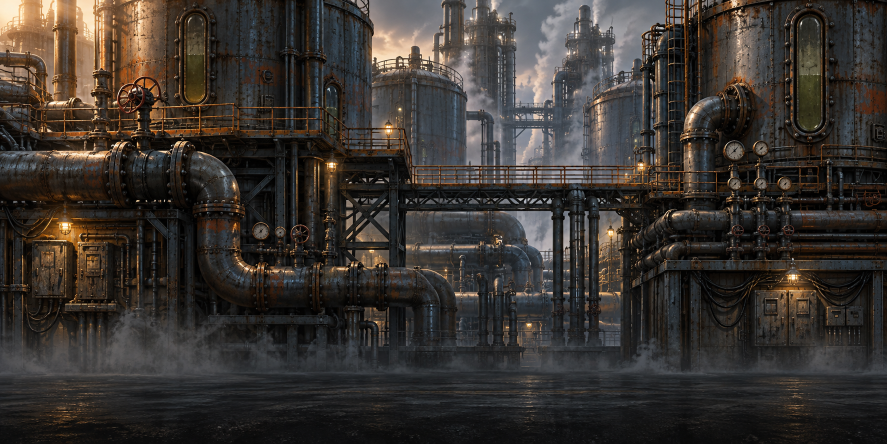
#> input picture docs/design/evolution/sources/heap-background-generated.png, 1774 x 887 px (shown at 1/2 size)
$ python export_heap_art.py
#> lines starting #> are read from the running program, lines starting #| are printed output that depends on the picture
### scripts/art/export_rig_atlases.py
#!/usr/bin/env python3
"""Reproducible, topology-aware extraction of the approved generated mechanical rig sheets.

The input checkerboards are baked RGB, not transparency. Neutral/bright pixels are only
background when reachable from a cell border or an explicitly inspected aperture seed.
Enclosed ivory armor and metal highlights are therefore retained. A narrow silhouette matte
gets subpixel coverage and nearest interior RGB to remove baked checkerboard edge spill.
Original sources are never written. See the generated provenance and black/white/color proofs.

Requires Python 3.10+, Pillow, numpy and scipy.
Run from any directory: python scripts/art/export_rig_atlases.py
"""
from __future__ import annotations

import argparse
import hashlib
import json
from dataclasses import dataclass, field
from pathlib import Path

import numpy as np
from PIL import Image, ImageDraw, ImageFilter, ImageFont
from scipy import ndimage as ndi


ROOT = Path(__file__).resolve().parents[2]
SOURCE_DIR = ROOT / "docs/design/evolution/sources"
EXPECTED_SIZE = (1774, 887)


@dataclass(frozen=True)
class Part:
    name: str
    anchor: tuple[int, int]
    sockets: dict[str, tuple[int, int]] = field(default_factory=dict)
    holes: tuple[tuple[int, int], ...] = ()


# Coordinates refer to the unmodified 1774x887 source sheet. Joint endpoints are visible metal
# bearing centers, not arbitrary crop corners. Direction is preserved; no limb is straightened.
RIGS = {
    "repair": {
        "source": "repair-rig-generated.png",
        "alternatives": ["repair-alpha-retry.png"],
        "direction": "right; limbs hang downward; scarf collar right, tails left; cannon muzzle right",
        "parts": [
            Part("head", (237, 239), {"neck": (274, 343), "visor": (306, 233),
                 "visor-top-left": (244, 159), "visor-bottom-right": (372, 303)}, ((290, 138),)),
            Part("torso", (664, 238), {"neck": (690, 111), "shoulder": (581, 184), "hip": (632, 347)}),
            Part("upper-arm", (1085, 120), {"distal": (1093, 347)}),
            Part("forearm", (1537, 126), {"distal": (1574, 321)}),
            Part("thigh", (174, 533), {"distal": (203, 779)}),
            Part("shin", (605, 515), {"distal": (678, 823), "ankle": (604, 735),
                 "heel": (570, 829), "toe": (770, 833)}),
            Part("cannon", (1280, 632), {"muzzle": (1280, 632), "grip": (988, 715), "support-grip": (1127, 665)}, ((1028, 690), (1038, 592), (1011, 696))),
            Part("scarf", (1678, 601), {"tail": (1400, 713)}, ((1413, 555), (1391, 590),
                 (1388, 682), (1405, 691), (1383, 697), (1429, 726), (1407, 728), (1400, 734), (1419, 741))),
        ],
    },
    "hostiles": {
        "source": "hostiles-rig-generated.png",
        "alternatives": ["hostiles-alpha-retry.png"],
        "direction": "left; bug-upper hip right and elbow left; other limbs proximal top; debt boot toe left",
        "parts": [
            Part("bug-body", (234, 228), holes=((274, 311),)),
            Part("bug-upper", (827, 163), {"distal": (562, 251)}, ((757, 208), (751, 140))),
            Part("bug-lower", (1138, 64), {"distal": (1133, 415)}, ((1127, 177), (1135, 113))),
            Part("debt-body", (1552, 226), {"hip": (1538, 414), "shoulder-left": (1390, 258), "shoulder-right": (1688, 215)}, ((1641, 369),)),
            Part("debt-arm", (327, 500), {"distal": (162, 799)}, ((330, 557), (342, 539))),
            Part("debt-leg", (763, 494), {"distal": (665, 849)}, ((726, 569), (736, 546))),
            Part("legacy-core", (1110, 647), {"reactor": (1110, 647)}, ((950, 604), (1268, 592),
                 (950, 783), (1261, 785), (986, 780), (1229, 781), (1008, 505), (1183, 483),
                 (1263, 648), (957, 653))),
            Part("node", (1548, 684), {"socket": (1548, 684)}, ((1571, 547),)),
        ],
    },
}


def sha256(path: Path) -> str:
    return hashlib.sha256(path.read_bytes()).hexdigest()


def to_json_point(point: tuple[int, int], offset: tuple[int, int]) -> list[int]:
    return [point[0] - offset[0], point[1] - offset[1]]


# [87 lines left out: function extract, not called in this run]


def font(size: int):
    for name in ["C:/Windows/Fonts/arial.ttf", "DejaVuSans.ttf"]:
        try:
            return ImageFont.truetype(name, size)
        except OSError:
            pass
    return ImageFont.load_default()


# [95 lines left out: functions proof_sheet, export_rig, main, not called in this run]


# [2 lines that do not run on import are left out]

### scripts/art/export_heap_art.py
#!/usr/bin/env python3
"""Export the inspected Heap panorama and machines, preserving generated source files.

The panorama remains a separate opaque RGB atlas. The generated machines already have true
alpha, so their RGB and alpha are retained without a background matte or defringing. Requires
Python 3.10+, Pillow, numpy and scipy. No imaging dependency is used by the Java runtime.
"""
from __future__ import annotations

import argparse
import json
import platform
import sys
from dataclasses import dataclass
from pathlib import Path

sys.dont_write_bytecode = True

import numpy as np
import scipy
from PIL import Image, ImageDraw

from export_rig_atlases import Part, font, sha256

ROOT = Path(__file__).resolve().parents[2]
SOURCES = ROOT / "docs/design/evolution/sources"
MAX_EDGE = 768


@dataclass(frozen=True)
class InspectedPart:
    part: Part
    cell: tuple[int, int, int, int]
    anchor_meaning: str
    bottom_anchor: bool = False
    center_anchor: bool = False
    protected: tuple[tuple[str, tuple[int, int]], ...] = ()


# Changing a source requires re-inspecting these cells, joints, apertures and metal samples.
ACTOR_SIZE = (1448, 1086)
PARTS = (
    InspectedPart(Part("boss-shell", (520, 1050),
                       {"core": (520, 508), "core-left": (386, 508), "core-right": (647, 508),
                        "fan": (522, 88)},
                       ((387, 66), (652, 65), (130, 280), (916, 280), (431, 942), (612, 942))),
                  (0, 0, 1040, 1086), "bottom center; core and fan sockets retain source geometry",
                  bottom_anchor=True,
                  protected=(("piston-silver", (283, 313)), ("orange-armor-light", (412, 221)),
                             ("exhaust-silver", (498, 965)), ("dark-core-material", (520, 508)))),
    InspectedPart(Part("leak-body", (1245, 495),
                       {"core": (1245, 270), "eye": (1106, 232), "flow": (1320, 270)},
                       ((1210, 115), (1360, 381))),
                  (1040, 60, 1448, 510), "bottom center of floating body; no floor-contact shadow",
                  bottom_anchor=True,
                  protected=(("red-eye", (1106, 232)), ("reservoir-glass", (1320, 270)),
                             ("top-brass", (1245, 89)))),
    InspectedPart(Part("shutter", (1250, 785)), (1160, 530, 1345, 1040),
                  "center; renderer mirrors this plate for a matching pair", center_anchor=True,
                  protected=(("red-strip", (1198, 767)), ("edge-metal", (1181, 665)))),
)


def coverage(image: Image.Image) -> dict:
    alpha = np.asarray(image)[:, :, 3]
    result = {
        "size": list(image.size), "alpha_bbox": list(image.getbbox()),
        "alpha_zero_pixels": int(np.count_nonzero(alpha == 0)),
        "alpha_soft_pixels": int(np.count_nonzero((alpha > 0) & (alpha < 255))),
        "alpha_opaque_pixels": int(np.count_nonzero(alpha == 255)),
        "alpha_high_coverage_pixels": int(np.count_nonzero(alpha >= 248)),
        "corner_alpha": [int(alpha[y, x]) for y, x in [(0, 0), (0, -1), (-1, 0), (-1, -1)]],
    }
    if (image.getbbox() != (1, 1, image.width - 1, image.height - 1)
            or any(result["corner_alpha"]) or not result["alpha_soft_pixels"]
            or not result["alpha_high_coverage_pixels"]):
        raise ValueError("Cutout must have a tight alpha bbox, a 1px transparent guard and soft/high coverage")
    return result


def prepare(source: Image.Image, item: InspectedPart):
    if source.mode != "RGBA" or np.asarray(source)[:, :, 3].min() != 0:
        raise ValueError("The inspected Heap source must retain its genuine RGBA transparency")
    cell = source.crop(item.cell)
    bbox = cell.getbbox()
    if bbox is None:
        raise ValueError(item.part.name + ": empty source cell")
    raw = cell.crop(bbox)
    offset = (item.cell[0] + bbox[0], item.cell[1] + bbox[1])

    def local(point):
        return [point[0] - offset[0], point[1] - offset[1]]

    info = {"name": item.part.name, "source_cell": list(item.cell),
            "source_crop": [*offset, offset[0] + raw.width, offset[1] + raw.height],
            "size": list(raw.size), "anchor": local(item.part.anchor),
            "sockets": {name: local(point) for name, point in item.part.sockets.items()},
            "rgba_unchanged_before_resampling": np.array_equal(np.asarray(raw), np.asarray(source)[
                offset[1]:offset[1] + raw.height, offset[0]:offset[0] + raw.width]),
            "apertures": []}
    for point in item.part.holes:
        original_alpha = source.getpixel(point)[3]
        if original_alpha > 8:
            raise ValueError(f"{item.part.name}: inspected transparent aperture {point} is not open")
        info["apertures"].append({"source": list(point), "frame": local(point), "source_alpha": original_alpha})
    protected = []
    for name, point in item.protected:
        local = (point[0] - info["source_crop"][0], point[1] - info["source_crop"][1])
        before, after = source.getpixel(point), raw.getpixel(local)
        if after[3] < 248 or tuple(before) != tuple(after):
            raise ValueError(f"{item.part.name}: protected {name} was removed or changed")
        protected.append({"name": name, "source": list(point), "source_rgba": list(before),
                          "pre_resample_rgba": list(after), "frame_before_resampling": list(local)})
    scale = min(1.0, MAX_EDGE / max(raw.size))
    resized = (raw.resize((round(raw.width * scale), round(raw.height * scale)), Image.Resampling.LANCZOS)
               if scale < 1 else raw)
    sx, sy = resized.width / raw.width, resized.height / raw.height
    bbox = resized.getbbox()
    if bbox is None:
        raise ValueError(item.part.name + ": empty cutout")
    cropped = resized.crop(bbox)
    final = Image.new("RGBA", (cropped.width + 2, cropped.height + 2))
    final.paste(cropped, (1, 1))

    def transform(point):
        return [round(point[0] * sx - bbox[0] + 1, 6), round(point[1] * sy - bbox[1] + 1, 6)]

    info["source_anchor"] = list(item.part.anchor)
    info["size_before_resampling"] = info["size"]
    info["anchor"] = ([final.width / 2.0, final.height - 1] if item.bottom_anchor
                      else [final.width / 2.0, final.height / 2.0] if item.center_anchor
                      else transform(info["anchor"]))
    info["anchor_meaning"] = item.anchor_meaning
    info["sockets"] = {name: transform(point) for name, point in info["sockets"].items()}
    info["export_scale"] = [sx, sy]
    info.update(coverage(final))
    for aperture in info["apertures"]:
        aperture["frame"] = transform(aperture["frame"])
        aperture["output_alpha"] = final.getpixel(tuple(map(round, aperture["frame"])))[3]
        if aperture["output_alpha"] > 8:
            raise ValueError(item.part.name + ": inspected aperture was closed by resampling")
    for sample in protected:
        sample["frame"] = transform(sample.pop("frame_before_resampling"))
        sample["output_rgba"] = list(final.getpixel(tuple(map(round, sample["frame"]))))
        if sample["output_rgba"][3] < 248:
            raise ValueError(item.part.name + ": protected highlight lost coverage during resampling")
    info["protected_samples"] = protected
    return final, info


def metadata(atlas_name, infos, layer):
    lines = ["# Generated by scripts/art/export_heap_art.py; coordinates are frame-local pixels.",
             "format=1", f"atlas=game/art/{atlas_name}.png", "pixelsPerUnit=1", f"layer={layer}",
             "default=" + infos[0]["name"], "clips=" + ",".join(info["name"] for info in infos)]
    for info in infos:
        name = info["name"]
        lines += ["", f"clip.{name}.loop=true", f"clip.{name}.frames={name}",
                  f"frame.{name}.rect=" + ",".join(map(str, info["atlas_rect"])),
                  f"frame.{name}.durationMs=1000",
                  f"frame.{name}.anchor=" + ",".join(map(str, info["anchor"]))]
        if info.get("sockets"):
            lines.append(f"frame.{name}.sockets=" + ",".join(info["sockets"]))
            for socket, point in info["sockets"].items():
                lines.append(f"frame.{name}.socket.{socket}=" + ",".join(map(str, point)))
    return "\n".join(lines) + "\n"


def proof(parts, infos, color, output, pivots=False):
    tile_w, tile_h = 620, 860
    sheet = Image.new("RGB", (tile_w * len(parts), tile_h), color)
    draw = ImageDraw.Draw(sheet)
    ink = (238, 240, 237) if sum(color) < 350 else (22, 28, 31)
    for index, (part, info) in enumerate(zip(parts, infos)):
        scale = min(1, (tile_w - 40) / part.width, (tile_h - 92) / part.height)
        thumb = part.resize((round(part.width * scale), round(part.height * scale)), Image.Resampling.LANCZOS)
        x, y = index * tile_w + (tile_w - thumb.width) // 2, 20
        sheet.paste(thumb, (x, y), thumb)
        draw.text((index * tile_w + 18, tile_h - 65), info["name"], fill=ink, font=font(22))
        draw.text((index * tile_w + 18, tile_h - 33),
                  f'{part.width}x{part.height}; soft alpha {info["alpha_soft_pixels"]}', fill=ink, font=font(15))
        if pivots:
            for name, point in [("anchor", info["anchor"]), *info["sockets"].items()]:
                px, py = x + round(point[0] * scale), y + round(point[1] * scale)
                marker = (80, 255, 200) if name == "anchor" else (255, 75, 195)
                draw.ellipse((px - 5, py - 5, px + 5, py + 5), outline=marker, width=2)
                draw.text((px + 7, py - 8), name, fill=marker, font=font(13))
    sheet.save(output)


def main():
    parser = argparse.ArgumentParser(description=__doc__)
    parser.add_argument("--output-dir", type=Path, default=ROOT / "src/main/resources/game/art")
    parser.add_argument("--qa-dir", type=Path, default=ROOT / "build/heap-art-export")
    parser.add_argument("--provenance", type=Path, default=ROOT / "docs/design/evolution/heap-art-provenance.json")
    args = parser.parse_args()
    if not PARTS or ACTOR_SIZE is None:
        raise ValueError("Generated source has not yet been visually inspected; no crop or aperture is assumed")
    for path in (args.output_dir, args.qa_dir, args.provenance.parent):
        path.mkdir(parents=True, exist_ok=True)
    background_path, actor_path = (SOURCES / "heap-background-generated.png", SOURCES / "heap-actors-generated.png")
    inputs = {path.name: sha256(path) for path in (background_path, actor_path)}
    background, actor_source = Image.open(background_path), Image.open(actor_path)
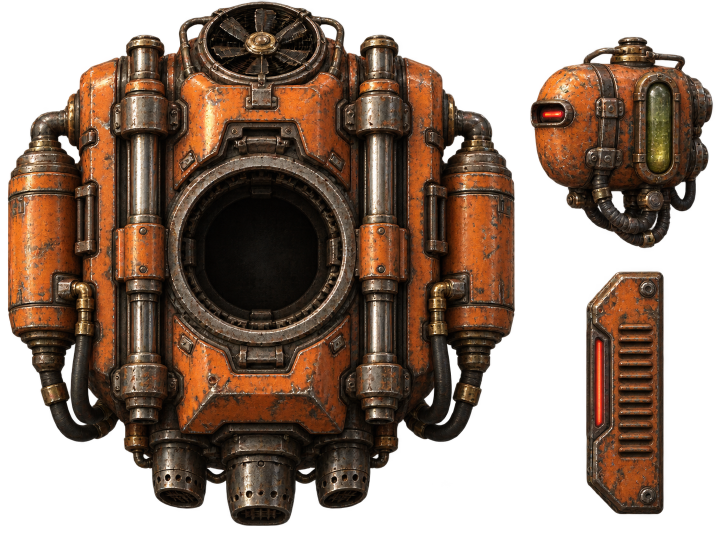
#> input picture docs/design/evolution/sources/heap-actors-generated.png, 1448 x 1086 px (shown at 1/2 size)
#> background is the input picture: PIL image 1774x887 RGB; mean R, G, B 57.2, 51.9, 47.6
#> actor_source is the input picture: PIL image 1448x1086 RGBA; mean R, G, B, A 56.7, 36.9, 23.8, 154.9
    if background.mode != "RGB":
        raise ValueError("Panorama must be the inspected opaque RGB source")
    if actor_source.size != ACTOR_SIZE:
        raise ValueError(f"Expected inspected actor sheet size {ACTOR_SIZE}, got {actor_source.size}")
    background.save(args.output_dir / "heap-background.png")
    background_info = {"name": "backdrop", "atlas_rect": [0, 0, *background.size], "anchor": [0, 0]}
    (args.output_dir / "heap-background.properties").write_text(metadata("heap-background", [background_info], 0), encoding="utf-8")
    parts, infos = [], []
    for item in PARTS:
        image, info = prepare(actor_source, item)
        info["source"] = actor_path.relative_to(ROOT).as_posix()
        parts.append(image)
        infos.append(info)
        image.save(args.qa_dir / (info["name"] + ".png"))
#> this loop made 3 passes
#> offset in prepare on passes 2 to 3: (1057, 66), (1161, 532)
#> pass 1, in prepare, `resized = (raw.resize((round(raw.width * scale), round(raw.height * sc..`:
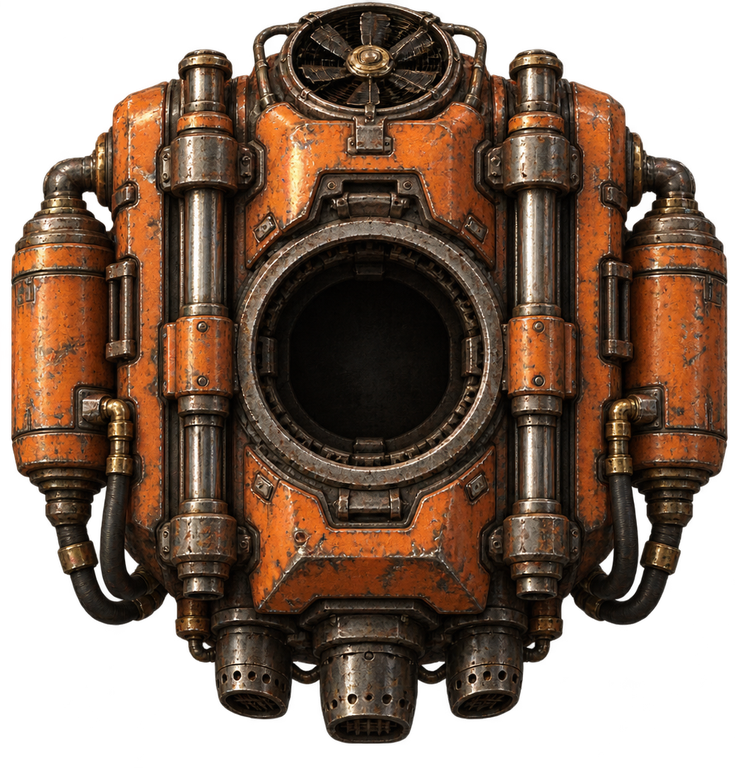
#> resized: PIL image 735x768 RGBA; mean R, G, B, A 63.1, 41.4, 27, 176.9; transparent parts drawn white
#> pass 1, in coverage, `alpha = np.asarray(image)[:, :, 3]`:
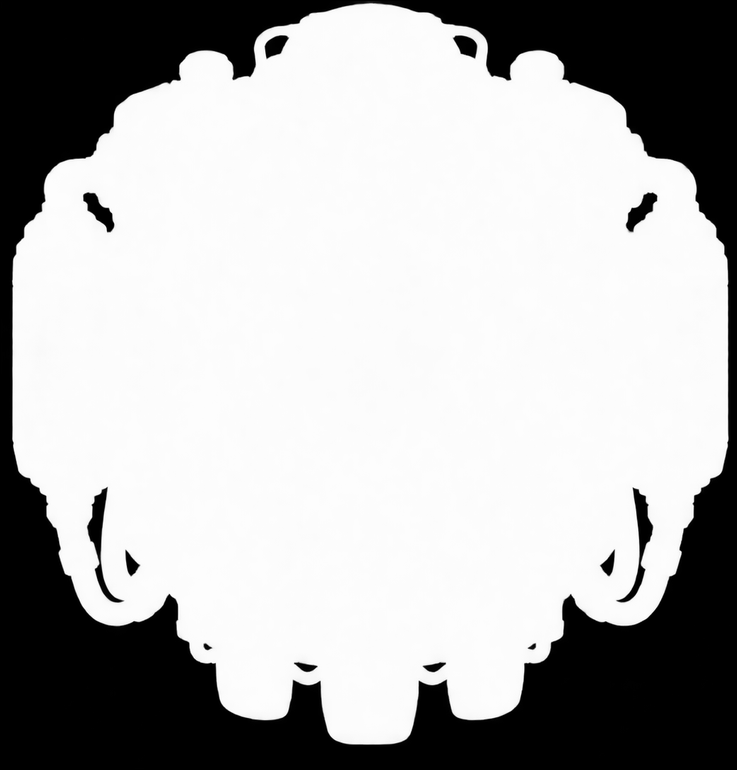
#> alpha: shape (770, 737); min 0, max 255, mean 176
#> after the loop:
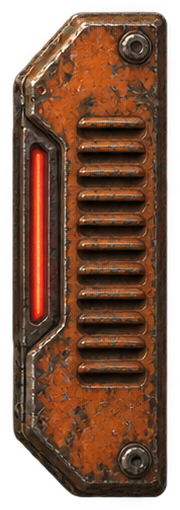
#> image: PIL image 180x510 RGBA; mean R, G, B, A 83, 48.3, 29.6, 193.5; transparent parts drawn white
#> after the loop, infos = 3 items; parts = 3 items
    pad = 4
    atlas = Image.new("RGBA", (sum(part.width for part in parts) + pad * (len(parts) + 1),
                               max(part.height for part in parts) + 2 * pad))
#> atlas: PIL image 1311x778 RGBA; every value is 0
    x = pad
    for part, info in zip(parts, infos):
        atlas.paste(part, (x, pad))
        info["atlas_rect"] = [x, pad, *part.size]
        x += part.width + pad
#> this loop made 3 passes
#> x on passes 1 to 3: 745, 1127, 1311
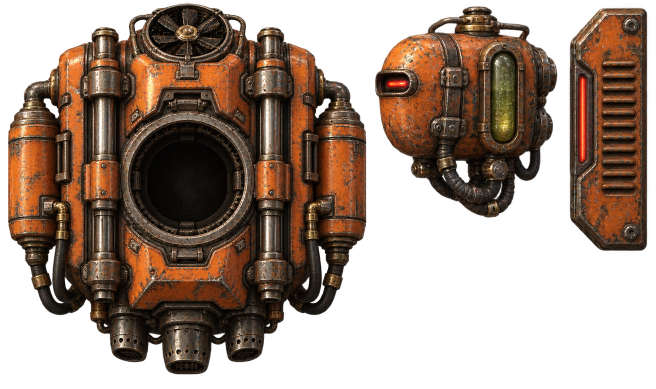
#> atlas: PIL image 1311x778 RGBA (shown at 1/2 size); mean R, G, B, A 52.1, 33.7, 21.6, 140.9; transparent parts drawn white
#> after the loop, x = 1311
    atlas.save(args.output_dir / "heap-actors.png")
    (args.output_dir / "heap-actors.properties").write_text(metadata("heap-actors", infos, 20), encoding="utf-8")
#> the loop in metadata (call 2), `for info in infos:` made 3 passes
#> name on passes 1 to 3: 'boss-shell', 'leak-body', 'shutter'
    for name, color in [("black", (10, 12, 17)), ("white", (255, 255, 255)), ("color", (25, 131, 162))]:
        proof(parts, infos, color, args.qa_dir / f"proof-{name}.png")
#> this loop made 3 passes
#> (name, color, ink in proof) on passes 1 to 3: ('black', (10, 12, 17), (238, 240, 237)), ('white', (255, 255, 255), (22, 28, 31)), ('color', (25, 131, 162), (238, 240, 237))
#> pass 1, in proof, `sheet = Image.new("RGB", (tile_w * len(parts), tile_h), color)`:
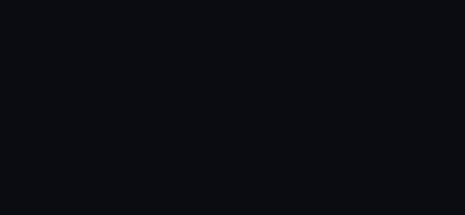
#> sheet: PIL image 1860x860 RGB (shown at 1/4 size); mean R, G, B 10, 12, 17
#> pass 1, in proof, `sheet.save(output)`:
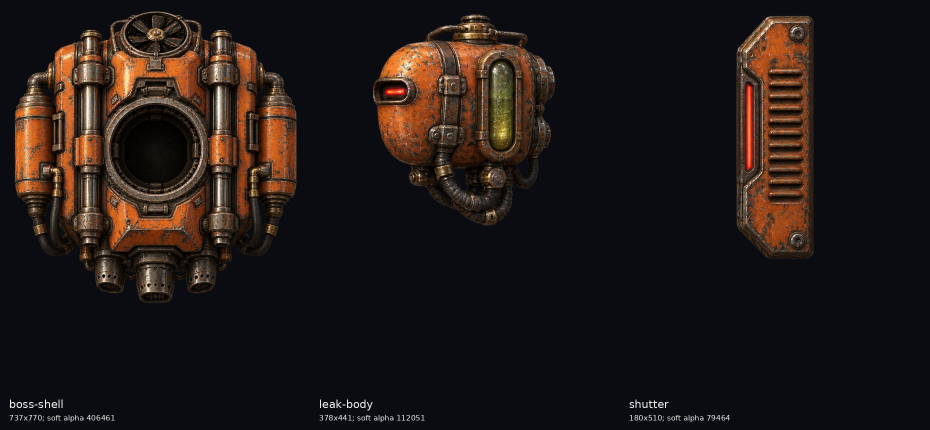
#> saved as proof-black.png: PIL image 1860x860 RGB (shown at 1/2 size); mean R, G, B 31.5, 24.6, 22.8
    proof(parts, infos, (13, 20, 26), args.qa_dir / "pivots.png", True)
#> (the rest of the program and of its run is left out)
